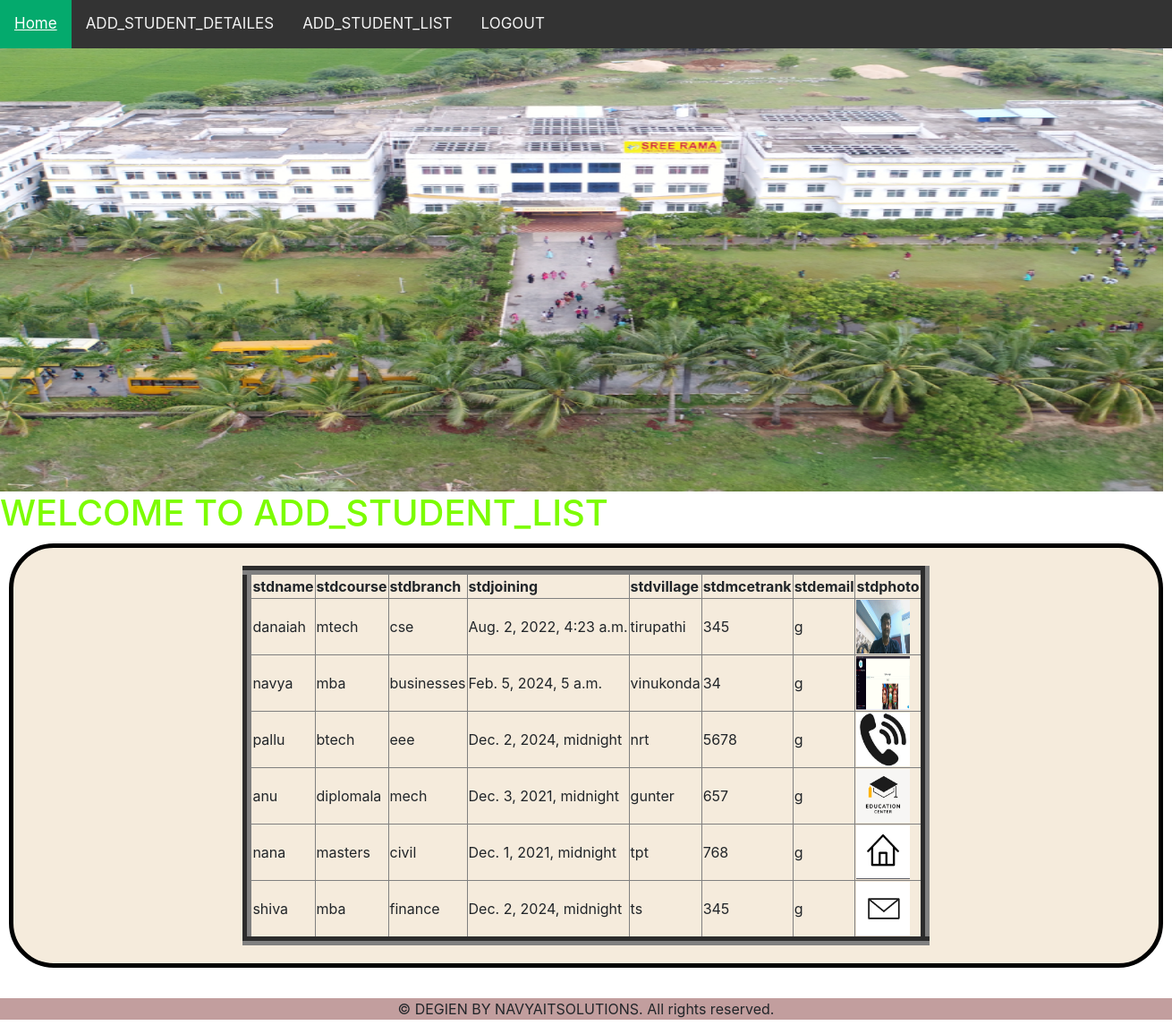
The app's page /addstudentlist with its own data.
### admins/models.py (models this page shows)
class StdDetailes(models.Model):
    stdname = models.CharField(max_length=100)
    stdcourse = models.CharField(max_length=100)
    stdbranch = models.CharField(max_length=100)
    stdjoining = models.DateTimeField()
    stdvillage = models.CharField(max_length=100)
    stdmcetrank = models.IntegerField()
    stdemail = models.EmailField()
    stdphoto = models.ImageField(upload_to='media/')

### admins/views.py (the view)
# urls.py: path('addstudentlist', adminviews.addstudentlist, name='addstudentlist'),
def addstudentlist(request):
    data = StdDetailes.objects.all()
    return render(request,'admins/addstudentlist.html',{'data':data})

### assets/templates/admins/addstudentlist.html (shortened to what this page needs)
{% extends 'admins/adminbase.html' %}
{% block content %}
<marquee behavior="scroll" direction="left" style="color:lawngreen;"><h1>WELCOME TO ADD_STUDENT_LIST</h1></marquee>
<div class="post-container">
<table  border="10px" align="center" >
    <tr>
        <th>stdname</th>
        <th>stdcourse</th>
        <th>stdbranch</th>
        <th>stdjoining</th>
        <th>stdvillage</th>
        <th>stdmcetrank</th>
        <th>stdemail</th>
        <th>stdphoto</th>
    </tr>
    {% for item in data %}
    <tr>
        <td>{{ item.stdname }}</td>
        <td>{{ item.stdcourse }}</td>
        <td>{{ item.stdbranch }}</td>
        <td>{{ item.stdjoining }}</td>
        <td>{{ item.stdvillage }}</td>
        <td>{{ item.stdmcetrank }}</td>
        <td>{{ item.stdemail }}</td>
        <td><img src="{{ item.stdphoto.url }}" alt="{{ item.stdname }} Photo" width="60px" height="60px"></td>
    </tr>
    {% empty %}
    <tr>
        <td colspan="4">No results found.</td>
    </tr>
    {% endfor %}
</table>
</div>
<br>
{% endblock %}

### assets/templates/admins/adminbase.html (shortened to what this page needs)
{% load static %}
<!DOCTYPE html>
<html>
<head>
<link rel="stylesheet" href="https://cdn.jsdelivr.net/npm/bootstrap@4.4.1/dist/css/bootstrap.min.css">
</head>
<body>
<div class="topnav">
  <a class="active" href="{% url 'adminindex' %}">Home</a>
  <a href="{% url 'addstudent' %}">ADD_STUDENT_DETAILES</a>
  <a href="{% url 'addstudentlist' %}">ADD_STUDENT_LIST</a>
  <a href="{% url 'logout' %}">LOGOUT</a>
</div>
<div>
  <img src="{% static 'imazes/bg5-N.jpg' %}" alt="My image" height="495" width="1300" >
{% block content %}
  {% endblock %}
<div>
    <footer class="footer" style="background-color: #c29e9e;">
        <div class="footer-bottom" align="center">
            <p>&copy;   DEGIEN BY NAVYAITSOLUTIONS. All rights reserved.</p>
        </div>
    </footer>
</div>
</body>
</html>

### assets/templates/admins/adminbase.html (style rules this page uses)
body { margin: 0; font-family: Arial, Helvetica, sans-serif; }
.topnav { overflow: hidden; background-color: #333; }
.topnav a { float: left; color: #f2f2f2; text-align: center; padding: 14px 16px; text-decoration: none; font-size: 17px; }
.topnav a.active { background-color: #04AA6D; color: white; }

### assets/templates/admins/addstudentlist.html (style rules this page uses)
.post-container { border: 5px solid #000; padding: 20px; margin-bottom: 50px; margin: 10px; border-radius: 50px; background-color: rgb(245, 235, 220); }

### records on screen
StdDetailes: stdname "danaiah", stdcourse "mtech", stdbranch "cse", stdjoining "Aug. 2, 2022, 4:23 a.m.", stdvillage "tirupathi", stdmcetrank "345", stdemail "g", stdphoto (picture)
StdDetailes: stdname "navya", stdcourse "mba", stdbranch "businesses", stdjoining "Feb. 5, 2024, 5 a.m.", stdvillage "vinukonda", stdmcetrank "34", stdemail "g", stdphoto (picture)
StdDetailes: stdname "pallu", stdcourse "btech", stdbranch "eee", stdjoining "Dec. 2, 2024, midnight", stdvillage "nrt", stdmcetrank "5678", stdemail "g", stdphoto (picture)
StdDetailes: stdname "anu", stdcourse "diplomala", stdbranch "mech", stdjoining "Dec. 3, 2021, midnight", stdvillage "gunter", stdmcetrank "657", stdemail "g", stdphoto (picture)
StdDetailes: stdname "nana", stdcourse "masters", stdbranch "civil", stdjoining "Dec. 1, 2021, midnight", stdvillage "tpt", stdmcetrank "768", stdemail "g", stdphoto (picture)
StdDetailes: stdname "shiva", stdcourse "mba", stdbranch "finance", stdjoining "Dec. 2, 2024, midnight", stdvillage "ts", stdmcetrank "345", stdemail "g", stdphoto (picture)
